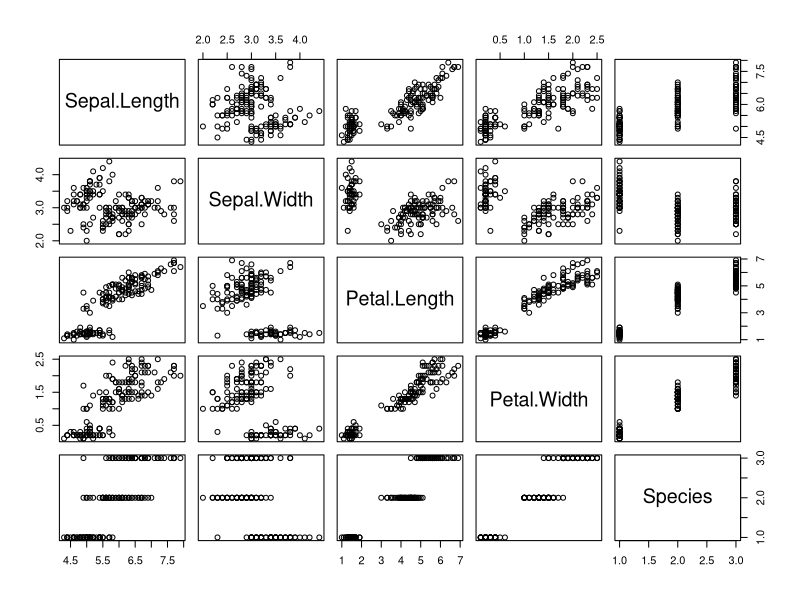
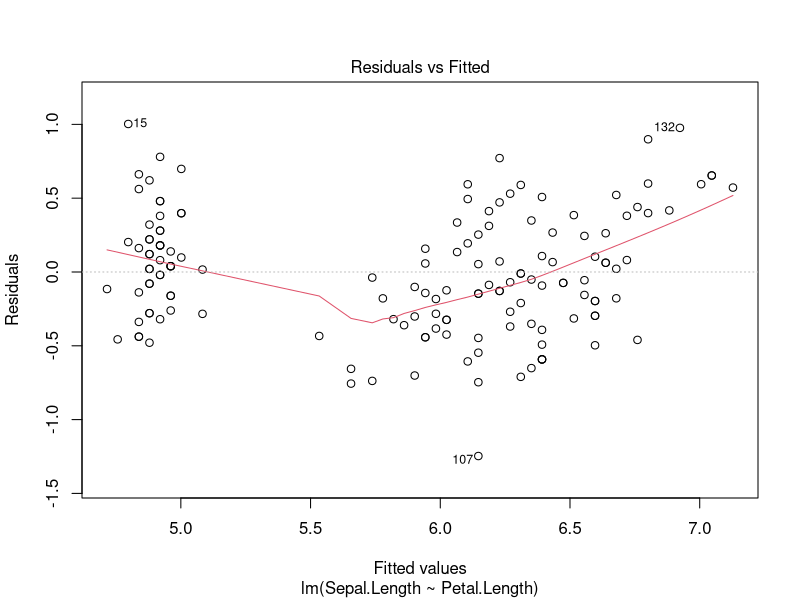
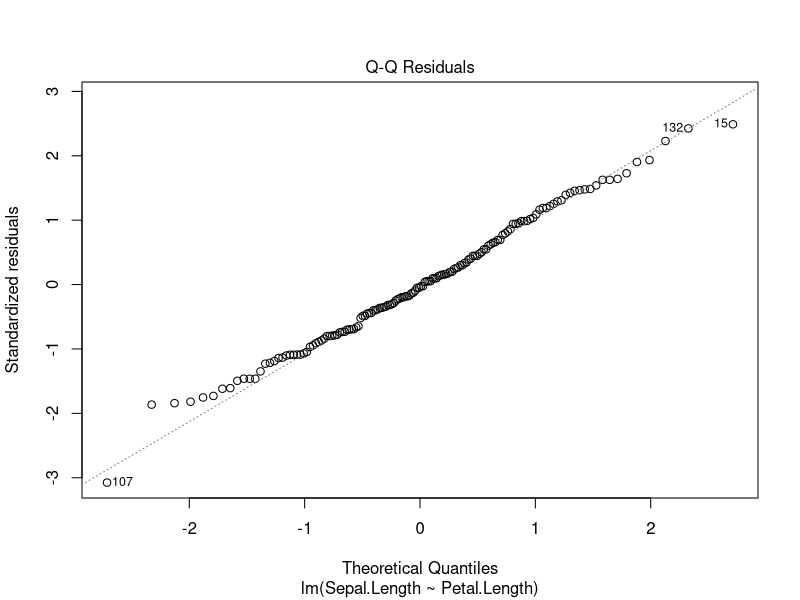
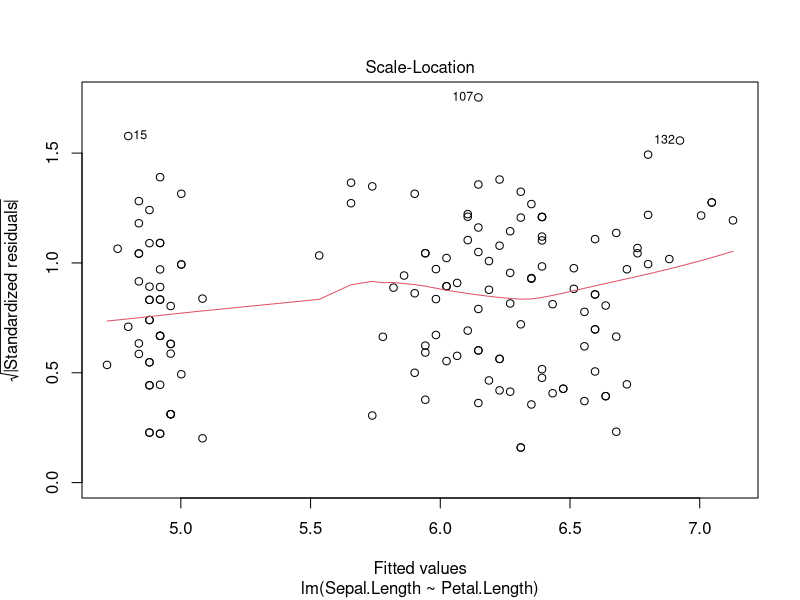
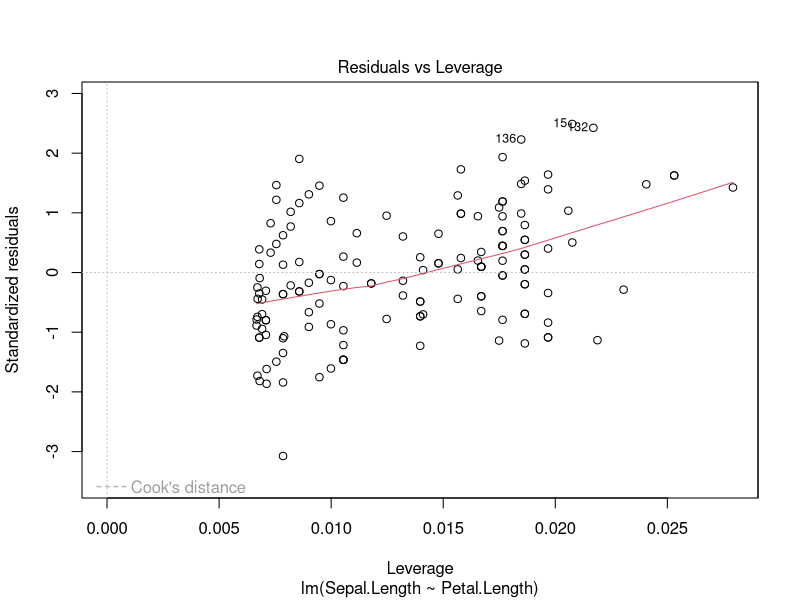
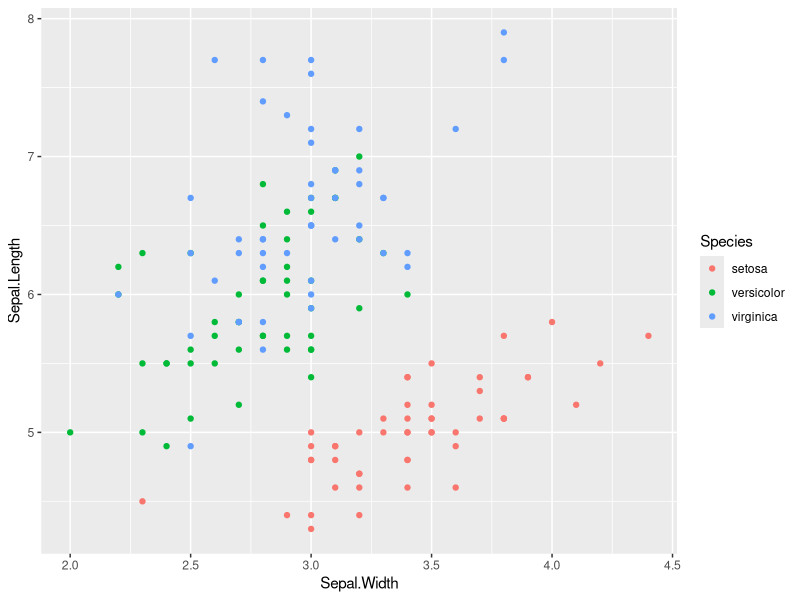
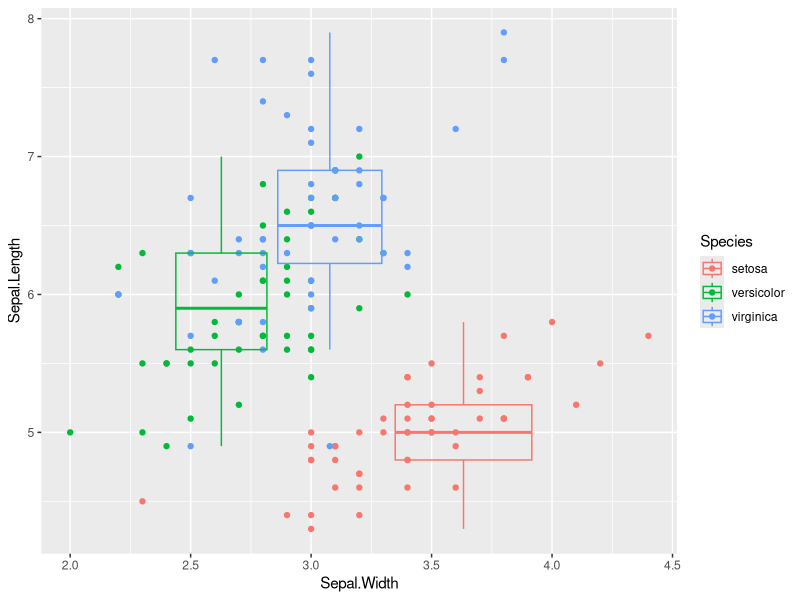
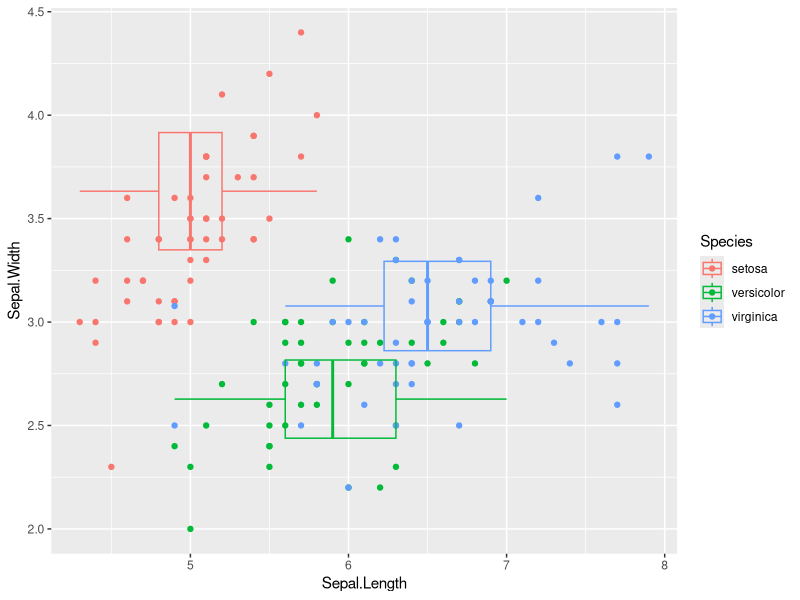

R code for these plots, in order:
## ---- chunk 1
pairs(iris)
## ---- chunk 2
plot(lm(Sepal.Length~Petal.Length, iris))
## ---- chunk 3
library(ggplot2)

p <- ggplot(data=iris)
## ---- chunk 4
p <- ggplot(data=iris, aes(x=Sepal.Width, y=Sepal.Length, colour=Species))
## ---- chunk 5
p <- p + geom_point()
p
## ---- chunk 6
p <- p + stat_boxplot(fill="transparent")
p
## ---- chunk 7
p <- p + coord_flip()
p
## ---- chunk 8
p <- p + facet_grid(.~Species)
p
## ---- chunk 9
p <- p + theme_minimal()
p
## ---- chunk 10
ggplot(data=iris, aes(x=Sepal.Width, y=Sepal.Length, colour=Species)) + 
  geom_point() +
  stat_boxplot(fill="transparent") +
  # coord_flip() + # Commented out
  facet_grid(.~Species) +
  theme_minimal()

